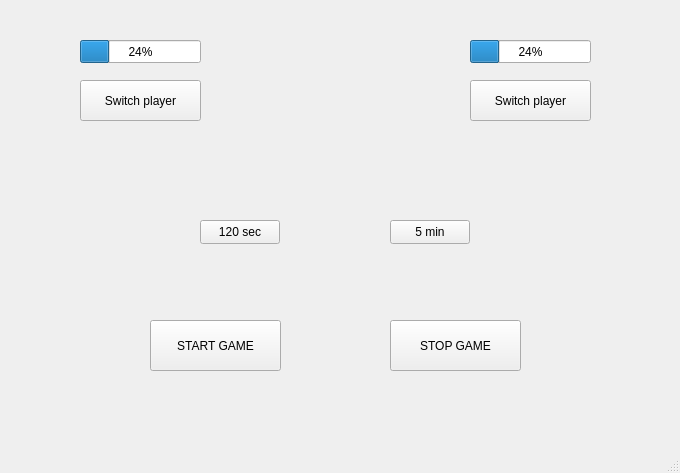
<?xml version="1.0" encoding="UTF-8"?>
<ui version="4.0">
 <class>MainWindow</class>
 <widget class="QMainWindow" name="MainWindow">
  <property name="geometry">
   <rect>
    <x>0</x>
    <y>0</y>
    <width>680</width>
    <height>473</height>
   </rect>
  </property>
  <property name="windowTitle">
   <string>MainWindow</string>
  </property>
  <widget class="QWidget" name="centralwidget">
   <widget class="QProgressBar" name="progressBar1">
    <property name="geometry">
     <rect>
      <x>80</x>
      <y>40</y>
      <width>121</width>
      <height>23</height>
     </rect>
    </property>
    <property name="value">
     <number>24</number>
    </property>
   </widget>
   <widget class="QProgressBar" name="progressBar2">
    <property name="geometry">
     <rect>
      <x>470</x>
      <y>40</y>
      <width>121</width>
      <height>23</height>
     </rect>
    </property>
    <property name="value">
     <number>24</number>
    </property>
   </widget>
   <widget class="QPushButton" name="switchPlayer1">
    <property name="geometry">
     <rect>
      <x>80</x>
      <y>80</y>
      <width>121</width>
      <height>41</height>
     </rect>
    </property>
    <property name="text">
     <string>Switch player</string>
    </property>
   </widget>
   <widget class="QPushButton" name="switchPlayer2">
    <property name="geometry">
     <rect>
      <x>470</x>
      <y>80</y>
      <width>121</width>
      <height>41</height>
     </rect>
    </property>
    <property name="text">
     <string>Switch player</string>
    </property>
   </widget>
   <widget class="QPushButton" name="setTimeButton120s">
    <property name="geometry">
     <rect>
      <x>200</x>
      <y>220</y>
      <width>80</width>
      <height>24</height>
     </rect>
    </property>
    <property name="text">
     <string>120 sec</string>
    </property>
   </widget>
   <widget class="QPushButton" name="setTimeButton5min">
    <property name="geometry">
     <rect>
      <x>390</x>
      <y>220</y>
      <width>80</width>
      <height>24</height>
     </rect>
    </property>
    <property name="text">
     <string>5 min</string>
    </property>
   </widget>
   <widget class="QPushButton" name="startButton">
    <property name="geometry">
     <rect>
      <x>150</x>
      <y>320</y>
      <width>131</width>
      <height>51</height>
     </rect>
    </property>
    <property name="text">
     <string>START GAME</string>
    </property>
   </widget>
   <widget class="QPushButton" name="stopButton">
    <property name="geometry">
     <rect>
      <x>390</x>
      <y>320</y>
      <width>131</width>
      <height>51</height>
     </rect>
    </property>
    <property name="text">
     <string>STOP GAME</string>
    </property>
   </widget>
   <widget class="QLabel" name="statusLabel">
    <property name="geometry">
     <rect>
      <x>80</x>
      <y>150</y>
      <width>511</width>
      <height>51</height>
     </rect>
    </property>
    <property name="font">
     <font>
      <family>Segoe UI Semibold</family>
      <bold>true</bold>
     </font>
    </property>
    <property name="layoutDirection">
     <enum>Qt::LeftToRight</enum>
    </property>
    <property name="text">
     <string/>
    </property>
    <property name="alignment">
     <set>Qt::AlignCenter</set>
    </property>
   </widget>
  </widget>
  <widget class="QMenuBar" name="menubar">
   <property name="geometry">
    <rect>
     <x>0</x>
     <y>0</y>
     <width>680</width>
     <height>21</height>
    </rect>
   </property>
  </widget>
  <widget class="QStatusBar" name="statusbar"/>
 </widget>
 <resources/>
 <connections/>
</ui>
